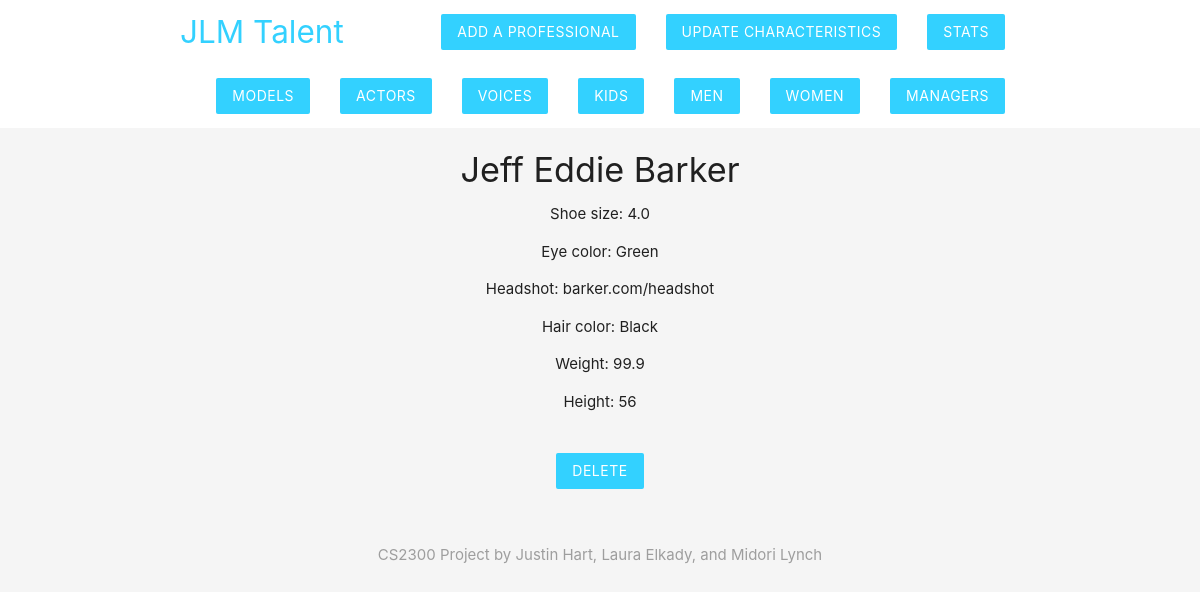
/test/details.php?id=2, run on an earlier commit of the app's database.
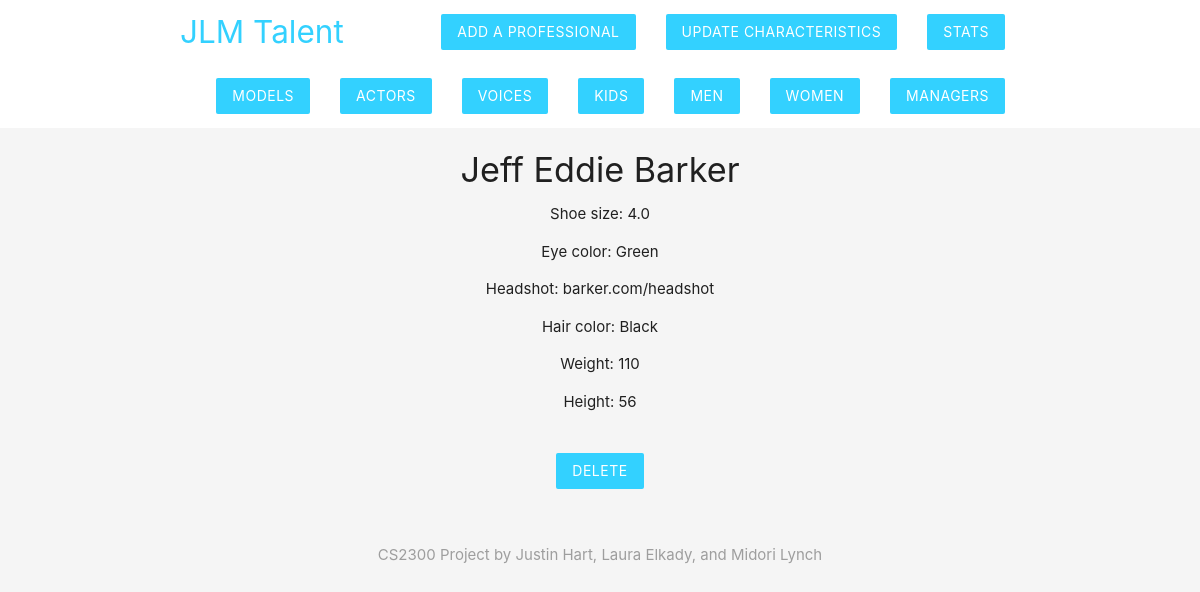
And on a later commit of the database.
### tables this page shows
CREATE TABLE CHARACTERISTICS(ProfID varchar(80) NOT NULL, 
Shoe_size DOUBLE(3,1),
Eye_color varchar(80),
Headshot varchar(100),
Hair_color varchar(80),
Weight Integer,
Height Integer,
FOREIGN KEY (ProfID) REFERENCES PROFESSIONALS(IDno)
);

CREATE TABLE PROFESSIONALS(IDno varchar(80) NOT NULL,
Fname varchar(80) NOT NULL,
Mname varchar(80),
Lname varchar(80) NOT NULL,
UID varchar(80),
ManID varchar(80),
PRIMARY KEY (IDno),
FOREIGN KEY (UID) REFERENCES UNIONS(UnionID),
FOREIGN KEY(ManID) REFERENCES Manager(ManagerID)
);

### test/details.php (the view, shortened to what this page needs)
<?php
	include('config/db_connect.php');
	if(isset($_GET['id'])){
		$id = mysqli_real_escape_string($conn, $_GET['id']);
		$sql = "SELECT * FROM characteristics, professionals WHERE ProfID = $id AND characteristics.ProfID = professionals.IDno";
		$result = mysqli_query($conn, $sql);
		$person = mysqli_fetch_assoc($result);
	}
?>
<!DOCTYPE html>
<html>
	<?php include('templates/header.php'); ?>
	<div class="container center">
		<?php if($person): ?>
			<h4><?php echo $person['Fname']; echo ' '; echo $person['Mname']; echo ' '; echo $person['Lname']; ?></h4>
			<p>Shoe size: <?php echo $person['Shoe_size']; ?></p>
			<p>Eye color: <?php echo $person['Eye_color']; ?></p>
			<p>Headshot: <?php echo $person['Headshot']; ?></p>
			<p>Hair color: <?php echo $person['Hair_color']; ?></p>
			<p>Weight: <?php echo $person['Weight']; ?></p>
			<p>Height: <?php echo $person['Height']; ?></p>
			<form action="details.php" method="POST">
				<input type="submit" name="delete" value="Delete" class="btn brand z-depth-0">
			</form>
		<?php else: ?>
			<h5>No characteristics for this person exists.</h5>
		<?php endif ?>
	</div>
	<?php include('templates/footer.php'); ?>
</html>

### test/templates/header.php (shortened to what this page needs)
<head>
  <link rel="stylesheet" href="https://cdnjs.cloudflare.com/ajax/libs/materialize/1.0.0/css/materialize.min.css">
</head>
<body class="grey lighten-4">
		<nav class="white z-depth-0">
		<div class="container">
    	<a href="index.php" class="brand-logo brand-text">  JLM Talent</a>
      	<ul id="nav-mobile" class="right hide-on-small-and-down">
        	<li><a href="add.php" class="btn brand z-depth-0">Add a Professional</a></li>
        	<li><a href="update.php" class="btn brand z-depth-0">Update Characteristics</a></li>
        	<li><a href="stats.php" class="btn brand z-depth-0">Stats</a></li>
    </div>
  </nav>
  <nav class="white z-depth-0">
  		<div class="container">
		<ul id="nav-mobile" class="right hide-on-small-and-down">
        	<li><a href="model.php" class="btn brand z-depth-0">Models</a></li>
        	<li><a href="actors.php" class="btn brand z-depth-0">Actors</a></li>
        	<li><a href="voices.php" class="btn brand z-depth-0">Voices</a></li>
     		<li><a href="kid.php" class="btn brand z-depth-0">Kids</a></li>
        	<li><a href="adultman.php" class="btn brand z-depth-0">Men</a></li>
        	<li><a href="adultwoman.php" class="btn brand z-depth-0">Women</a></li>
        	<li><a href="manager.php" class="btn brand z-depth-0">Managers</a></li>
    </div>
  </nav>

### test/templates/footer.php
	<footer class="section">
		<div class="center grey-text"> CS2300 Project by Justin Hart, Laura Elkady, and Midori Lynch</div>
	</footer>
</body>

### test/templates/header.php (style rules this page uses)
.brand { background: #33D1FF!important; }
.brand-text { color: #33D1FF !important; }
form { max-width: 1000px; margin: 20px auto; padding: 20px; }

What changed in the data, as far as the page shows it:
changed characteristics "Green": Weight "99.9" → "110"
